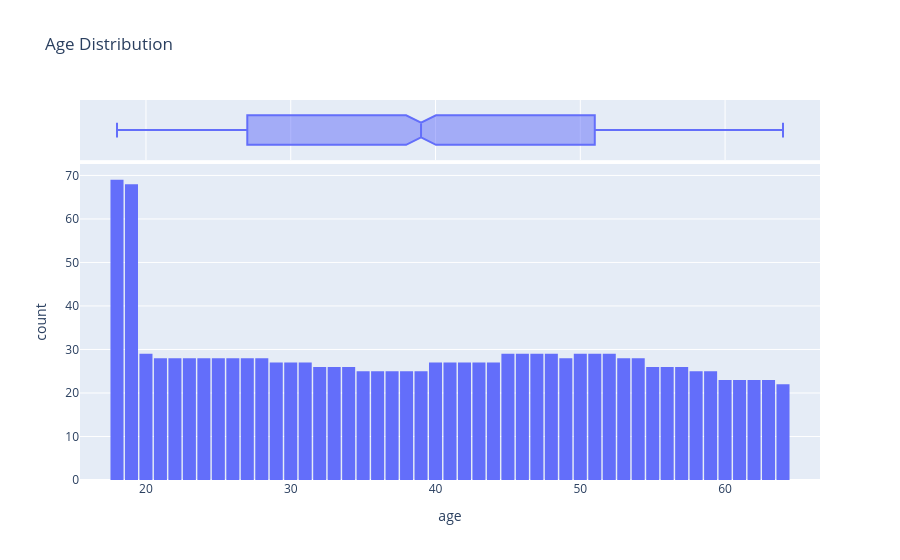

The notebook cell this image was saved under:
### Markdown cell above
Age Distribution

### Code cell
fig=px.histogram(insurance,x='age', marginal='box',nbins=47,title='Age Distribution')
fig.update_layout(bargap=0.1)
fig

### Figure 1 — Plotly figure (JSON) as saved in the notebook; plotly's stock layout.template omitted (floating-point values rounded to 4 significant figures; data arrays with more than 128 entries replaced by an {"elided": "..."} marker saying what was removed)
{"data": [{"bingroup": "x", "hovertemplate": "age=%{x}<br>count=%{y}<extra></extra>", "legendgroup": "", "marker": {"color": "#636efa", "pattern": {"shape": ""}}, "name": "", "nbinsx": 47, "orientation": "v", "showlegend": false, "type": "histogram", "x": {"elided": "1338 int values"}, "xaxis": "x", "yaxis": "y"}, {"hovertemplate": "age=%{x}<extra></extra>", "legendgroup": "", "marker": {"color": "#636efa"}, "name": "", "notched": true, "showlegend": false, "type": "box", "x": {"elided": "1338 int values"}, "xaxis": "x2", "yaxis": "y2"}], "layout": {"bargap": 0.1, "barmode": "relative", "legend": {"tracegroupgap": 0}, "title": {"text": "Age Distribution"}, "xaxis": {"anchor": "y", "domain": [0, 1], "title": {"text": "age"}}, "xaxis2": {"anchor": "y2", "domain": [0, 1], "matches": "x", "showgrid": true, "showticklabels": false}, "yaxis": {"anchor": "x", "domain": [0, 0.8316], "title": {"text": "count"}}, "yaxis2": {"anchor": "x2", "domain": [0.8416, 1], "matches": "y2", "showgrid": false, "showline": false, "showticklabels": false, "ticks": ""}}}
